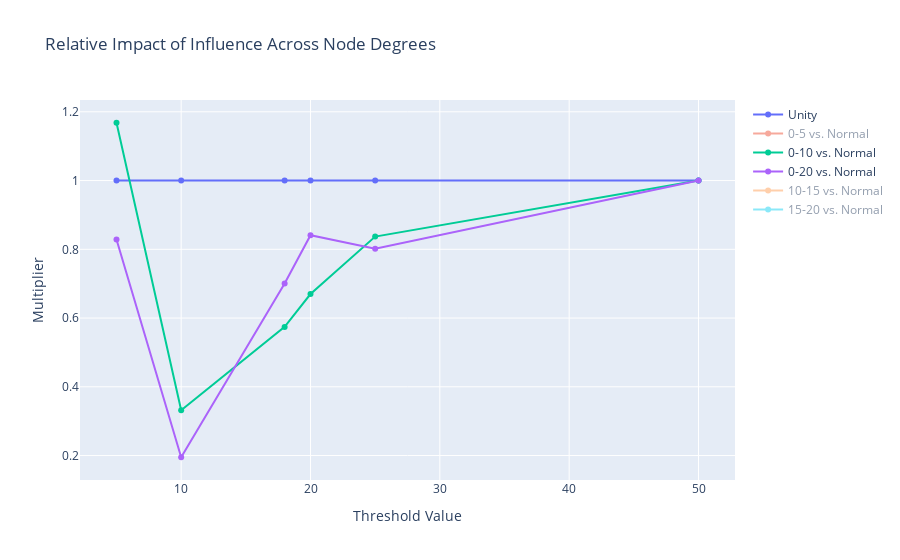

Source (notebook cell):
### Code cell
get_multiplier_graph_real(real_data)

### Figure 1 — Plotly figure (JSON) as saved in the notebook; plotly's stock layout.template omitted (floating-point values rounded to 4 significant figures)
{"data": [{"name": "Unity", "type": "scatter", "x": [5, 10, 18, 20, 25, 50], "y": [1, 1, 1, 1, 1, 1]}, {"name": "0-5 vs. Normal", "type": "scatter", "visible": "legendonly", "x": [5, 10, 18, 20, 25, 50], "y": [0.7614, 0.2709, 10.9, 3.996, 1.532, 1.159]}, {"name": "0-10 vs. Normal", "type": "scatter", "x": [5, 10, 18, 20, 25, 50], "y": [1.168, 0.3316, 0.5743, 0.6698, 0.8369, 1]}, {"name": "0-20 vs. Normal", "type": "scatter", "x": [5, 10, 18, 20, 25, 50], "y": [0.8285, 0.1951, 0.7005, 0.8411, 0.8016, 1]}, {"name": "10-15 vs. Normal", "type": "scatter", "visible": "legendonly", "x": [5, 10, 18, 20, 25, 50], "y": [0.9624, 0.3413, 5.752, 2.338, 1.186, 1.079]}, {"name": "15-20 vs. Normal", "type": "scatter", "visible": "legendonly", "x": [5, 10, 18, 20, 25, 50], "y": [0.694, 0.347, 21.14, 7.166, 2.267, 1.318]}], "layout": {"autosize": true, "title": {"text": "Relative Impact of Influence Across Node Degrees"}, "xaxis": {"autorange": true, "range": [2.201, 52.8], "title": {"text": "Threshold Value"}, "type": "linear"}, "yaxis": {"autorange": true, "range": [0.1238, 1.239], "title": {"text": "Multiplier"}, "type": "linear"}}}
